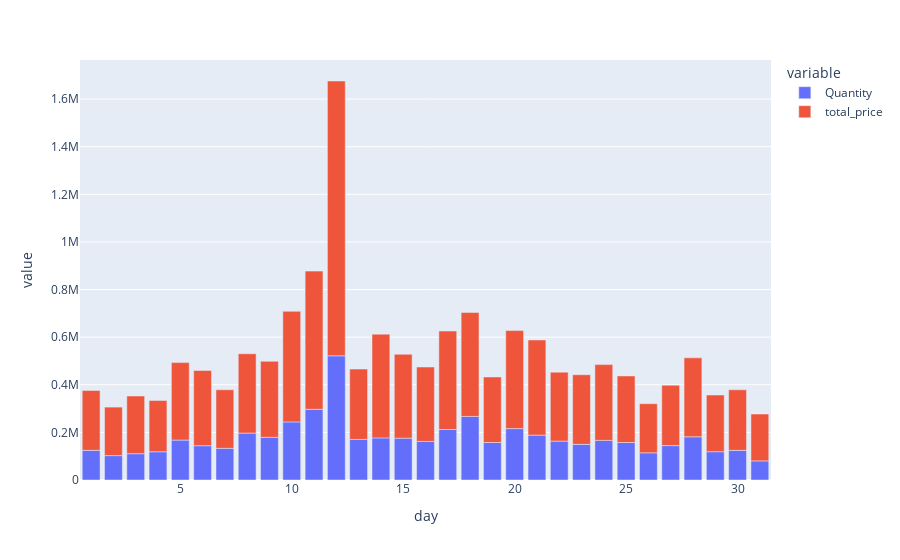

Here is the notebook cell this chart was saved with:
### Markdown cell above
### Day of month

### Code cell
day_of_month = pd.pivot_table(dfp, values=['Quantity', 'total_price'], index=['CustomerID'],
                    aggfunc={'Quantity': sum,
                             'total_price': sum})
fig = px.bar(day_of_month, y=['Quantity', 'total_price'])
fig.show()

### Figure 1 — Plotly figure (JSON) as saved in the notebook; plotly's stock layout.template omitted (floating-point values rounded to 4 significant figures)
{"data": [{"alignmentgroup": "True", "hovertemplate": "variable=Quantity<br>day=%{x}<br>value=%{y}<extra></extra>", "legendgroup": "Quantity", "marker": {"color": "#636efa", "pattern": {"shape": ""}}, "name": "Quantity", "offsetgroup": "Quantity", "orientation": "v", "showlegend": true, "textposition": "auto", "type": "bar", "x": [1, 2, 3, 4, 5, 6, 7, 8, 9, 10, 11, 12, 13, 14, 15, 16, 17, 18, 19, 20, 21, 22, 23, 24, 25, 26, 27, 28, 29, 30, 31], "xaxis": "x", "y": [124579, 102486, 110536, 118645, 167801, 144072, 133164, 197155, 179314, 243981, 296905, 521799, 170500, 176891, 175701, 161967, 212006, 267108, 157506, 215811, 188683, 163506, 149756, 166365, 157454, 114254, 144417, 181455, 118899, 124631, 80286], "yaxis": "y"}, {"alignmentgroup": "True", "hovertemplate": "variable=total_price<br>day=%{x}<br>value=%{y}<extra></extra>", "legendgroup": "total_price", "marker": {"color": "#EF553B", "pattern": {"shape": ""}}, "name": "total_price", "offsetgroup": "total_price", "orientation": "v", "showlegend": true, "textposition": "auto", "type": "bar", "x": [1, 2, 3, 4, 5, 6, 7, 8, 9, 10, 11, 12, 13, 14, 15, 16, 17, 18, 19, 20, 21, 22, 23, 24, 25, 26, 27, 28, 29, 30, 31], "xaxis": "x", "y": [251600.0, 203700.0, 242000.0, 215000.0, 325200.0, 316100.0, 245900.0, 333100.0, 319300.0, 464600.0, 580500.0, 1154000.0, 295500.0, 435800.0, 352300.0, 312700.0, 413800.0, 436200.0, 275200.0, 411800.0, 399400.0, 289500.0, 292400.0, 318300.0, 279700.0, 206200.0, 253700.0, 331700.0, 238000.0, 254200.0, 196900.0], "yaxis": "y"}], "layout": {"barmode": "relative", "legend": {"title": {"text": "variable"}, "tracegroupgap": 0}, "margin": {"t": 60}, "xaxis": {"anchor": "y", "domain": [0, 1], "title": {"text": "day"}}, "yaxis": {"anchor": "x", "domain": [0, 1], "title": {"text": "value"}}}}
